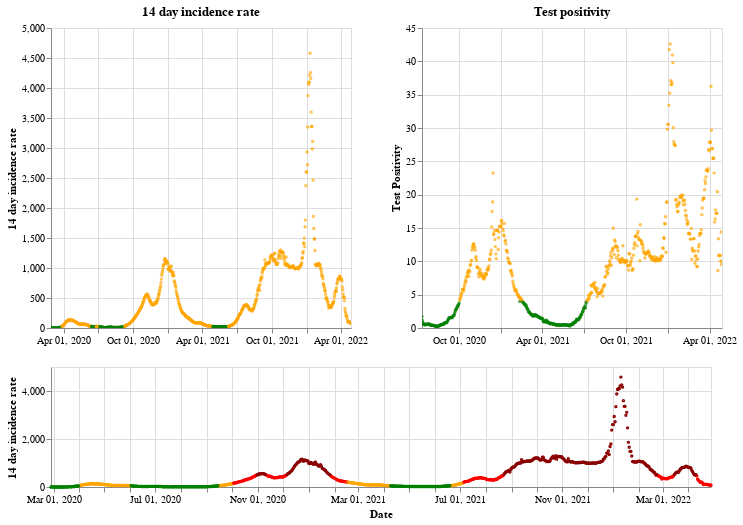

The notebook cell saved with this chart:
### Markdown cell above
## Wales

### Code cell
plot_traffic_light('Wales')

### Figure 1 — Vega-Lite specification as saved in the notebook (floating-point values rounded to 4 significant figures; data arrays with more than 128 entries replaced by an {"elided": "..."} marker saying what was removed)
{"config": {"view": {"continuousWidth": 400, "continuousHeight": 300}}, "vconcat": [{"hconcat": [{"mark": {"type": "point", "size": 2}, "encoding": {"color": {"condition": {"value": "green", "test": "(datum.twoWeeklyCasesRate <= 25)"}, "value": "orange"}, "tooltip": [{"type": "nominal", "field": "areaName"}, {"type": "temporal", "field": "date"}, {"type": "quantitative", "field": "twoWeeklyCasesRate"}, {"type": "quantitative", "field": "testPositivity"}], "x": {"type": "temporal", "axis": {"title": ""}, "field": "date", "scale": {"domain": {"selection": "DateBrush"}}, "timeUnit": "yearmonthdate"}, "y": {"type": "quantitative", "axis": {"title": "14 day incidence rate"}, "field": "twoWeeklyCasesRate"}}, "title": "14 day incidence rate", "width": 300}, {"mark": {"type": "point", "size": 2}, "encoding": {"color": {"condition": {"value": "green", "test": "(datum.testPositivity <= 4)"}, "value": "orange"}, "tooltip": [{"type": "nominal", "field": "areaName"}, {"type": "temporal", "field": "date"}, {"type": "quantitative", "field": "twoWeeklyCasesRate"}, {"type": "quantitative", "field": "testPositivity"}], "x": {"type": "temporal", "axis": {"title": ""}, "field": "date", "scale": {"domain": {"selection": "DateBrush"}}, "timeUnit": "yearmonthdate"}, "y": {"type": "quantitative", "axis": {"title": "Test Positivity"}, "field": "testPositivity"}}, "title": "Test positivity", "width": 300}]}, {"layer": [{"mark": {"type": "point", "size": 2}, "encoding": {"color": {"condition": {"value": "orange", "test": "(((datum.testPositivity < 4) && (datum.twoWeeklyCasesRate >= 50)) && (datum.twoWeeklyCasesRate < 200))"}, "value": "red"}, "opacity": {"condition": {"value": 1, "test": "((datum.twoWeeklyCasesRate >= 50) && (datum.twoWeeklyCasesRate < 500))"}, "value": 0}, "tooltip": [{"type": "nominal", "field": "areaName"}, {"type": "temporal", "field": "date"}, {"type": "quantitative", "field": "twoWeeklyCasesRate"}, {"type": "quantitative", "field": "testPositivity"}], "x": {"type": "temporal", "axis": {"title": "Date"}, "field": "date", "timeUnit": "yearmonthdate"}, "y": {"type": "quantitative", "axis": {"title": "14 day incidence rate"}, "field": "twoWeeklyCasesRate"}}, "selection": {"DateBrush": {"type": "interval", "encodings": ["x"], "fields": ["Time"]}}}, {"mark": {"type": "point", "size": 2}, "encoding": {"color": {"value": "darkred"}, "opacity": {"condition": {"value": 1, "test": "(datum.twoWeeklyCasesRate >= 500)"}, "value": 0}, "tooltip": [{"type": "nominal", "field": "areaName"}, {"type": "temporal", "field": "date"}, {"type": "quantitative", "field": "twoWeeklyCasesRate"}, {"type": "quantitative", "field": "testPositivity"}], "x": {"type": "temporal", "axis": {"title": "Date"}, "field": "date", "timeUnit": "yearmonthdate"}, "y": {"type": "quantitative", "axis": {"title": "14 day incidence rate"}, "field": "twoWeeklyCasesRate"}}}, {"mark": {"type": "point", "size": 2}, "encoding": {"color": {"condition": {"value": "green", "test": "((datum.testPositivity < 4) && (datum.twoWeeklyCasesRate < 50))"}, "value": "orange"}, "opacity": {"condition": {"value": 1, "test": "(datum.twoWeeklyCasesRate < 50)"}, "value": 0}, "tooltip": [{"type": "nominal", "field": "areaName"}, {"type": "temporal", "field": "date"}, {"type": "quantitative", "field": "twoWeeklyCasesRate"}, {"type": "quantitative", "field": "testPositivity"}], "x": {"type": "temporal", "axis": {"title": "Date"}, "field": "date", "timeUnit": "yearmonthdate"}, "y": {"type": "quantitative", "axis": {"title": "14 day incidence rate"}, "field": "twoWeeklyCasesRate"}}}], "height": 120, "width": 660}], "data": {"name": "data-ab2d5d330d4b03f0e36f373437920a6e"}, "$schema": "https://vega.github.io/schema/vega-lite/v4.8.1.json", "datasets": {"data-ab2d5d330d4b03f0e36f373437920a6e": {"elided": "792 records"}}}
